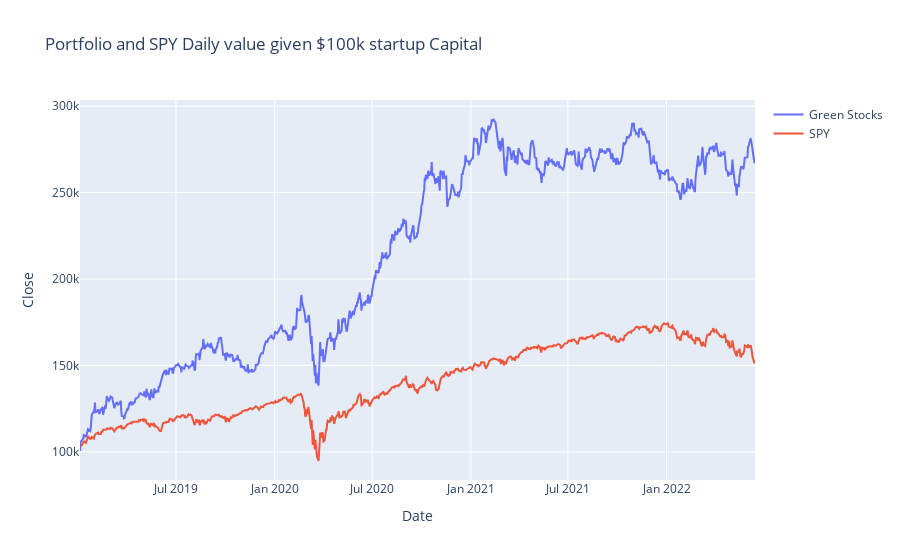

Write notebook code for a chart like this one.
### Code cell
# Calculating SPY daily value based on the same initial investment as the green portfolio

SPY_returns =capital + tickers_data["SPY"].pct_change().cumsum().dropna() * capital
SPY_returns.dropna(inplace = True)

#plot SPY value vs Portfolio value for comparison
trace1 = go.Scatter(
    x = tickers_data["Portfolio"].index,
    y = tickers_data["Portfolio"],
    mode = 'lines',
    name = 'Green Stocks'
)
trace2 = go.Scatter(
    x = SPY_returns.index,
    y = SPY_returns['close'],
    mode = 'lines',
    name = 'SPY'
)

layout = go.Layout(
    title = "Portfolio and SPY Daily value given $100k startup Capital",
    xaxis = {'title' : "Date"},
    yaxis = {'title' : "Close"}
)
data=[trace1, trace2]
#pyo.iplot(data, filename = 'basic-line', layout=layout)
fig = go.Figure(data=[trace1, trace2], layout=layout)
fig.show()

### Figure 1 — Plotly figure (JSON) as saved in the notebook; plotly's stock layout.template omitted (floating-point values rounded to 4 significant figures; data arrays with more than 128 entries replaced by an {"elided": "..."} marker saying what was removed)
{"data": [{"mode": "lines", "name": "Green Stocks", "type": "scatter", "x": {"elided": "870 str values"}, "y": {"elided": "870 float values"}}, {"mode": "lines", "name": "SPY", "type": "scatter", "x": {"elided": "869 str values"}, "y": {"elided": "869 float values"}}], "layout": {"autosize": true, "title": {"text": "Portfolio and SPY Daily value given $100k startup Capital"}, "xaxis": {"autorange": true, "range": ["2019-01-03", "2022-06-15"], "title": {"text": "Date"}, "type": "date"}, "yaxis": {"autorange": true, "range": [83750.0, 303600.0], "title": {"text": "Close"}, "type": "linear"}}}
